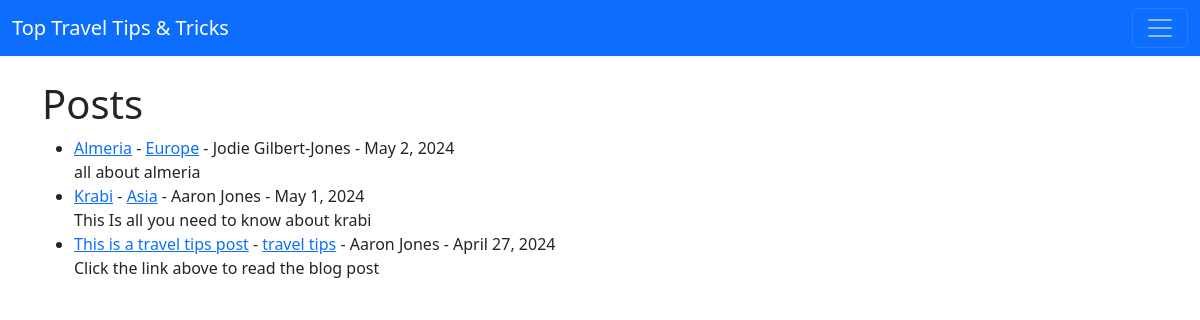
Page /view_post/ on the earlier database version.
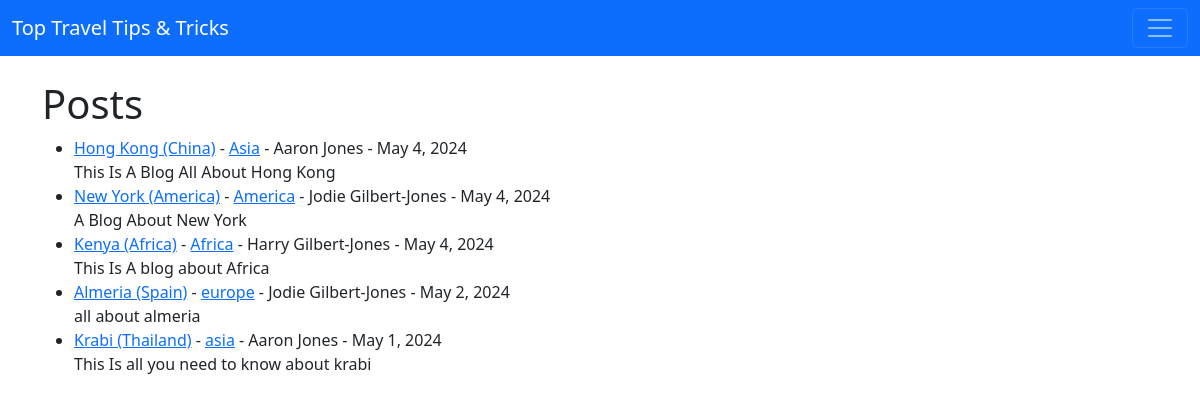
Same page on the later database version.
### travel_blog/models.py (models this page shows, shortened)
class Post(models.Model):
    title = models.CharField(max_length=255)
    header_image = models.ImageField(null=True, blank=True, upload_to='images/')
    title_tag = models.CharField(max_length=255)
    author = models.ForeignKey(User, on_delete=models.CASCADE)
    body = RichTextField(blank=True, null=True)
    post_date = models.DateField(auto_now_add=True)
    category = models.CharField(max_length=255)
    snippet = models.CharField(max_length=255)
    likes = models.ManyToManyField(User, related_name='blog_posts')

### travel_blog/views.py (the view)
# urls.py: path('view_post/', PostView.as_view(), name='post_view'),
class PostView(ListView):
    model = Post
    template_name = 'home.html'
    ordering = ['-post_date']
    def get_context_data(self, *args, **kwargs):
        cat_menu = Category.objects.all()
        context = super(PostView, self).get_context_data(*args, **kwargs)
        context["cat_menu"] = cat_menu
        return context

### travel_blog/models.py (called while the page is built)
    def __str__(self):
        return self.name

### travel_blog/templates/home.html (shortened to what this page needs)
{% extends 'base.html' %}
{% block content %}
<h1>Posts</h1>
<ul>
{% for post in object_list %}
<li> <a href="{% url 'article-detail' post.pk %}">{{ post.title }}</a>
    - <a href="{% url 'category' post.category|slugify %}" >{{ post.category }}</a>
     - {{ post.author.first_name }}
      {{ post.author.last_name }}
       - {{ post.post_date }}
</small><br/>
{{ post.snippet }}
</li>
{% endfor %}
</ul>
{% endblock %}

### travel_blog/templates/base.html (shortened to what this page needs)
<!doctype html>
<html lang="en">
  <head>
    <link href="https://cdn.jsdelivr.net/npm/bootstrap@5.3.3/dist/css/bootstrap.min.css" rel="stylesheet">
  </head>
  <body>
    <nav class="navbar bg-primary" data-bs-theme="dark">
        <div class="container-fluid">
          <a class="navbar-brand" href="{% url 'home' %}">Top Travel Tips & Tricks</a>
          <button class="navbar-toggler" type="button" data-bs-toggle="collapse" data-bs-target="#navbarSupportedContent" aria-controls="navbarSupportedContent" aria-expanded="false" aria-label="Toggle navigation">
            <span class="navbar-toggler-icon"></span>
          </button>
        </div>
      </nav>
    <br/>
    <div class="container">
        {% block content %}
        {% endblock %}
    </div>
  </body>
</html>

Differences in the rows shown:
removed Post: title "This is a travel tips post", category "travel tips", author.first_name "Aaron", author.last_name "Jones", post_date "April 27, 2024", snippet "Click the link above to read the blog post"
added Post: title "Hong Kong (China)", category "Asia", author.first_name "Aaron", author.last_name "Jones", post_date "May 4, 2024", snippet "This Is A Blog All About Hong Kong"
added Post: title "New York (America)", category "America", author.first_name "Jodie", author.last_name "Gilbert-Jones", post_date "May 4, 2024", snippet "A Blog About New York"
added Post: title "Kenya (Africa)", category "Africa", author.first_name "Harry", author.last_name "Gilbert-Jones", post_date "May 4, 2024", snippet "This Is A blog about Africa"
changed Post "all about almeria": title "Almeria" → "Almeria (Spain)"; category "Europe" → "europe"
changed Post "This Is all you need to know about krabi": title "Krabi" → "Krabi (Thailand)"; category "Asia" → "asia"
